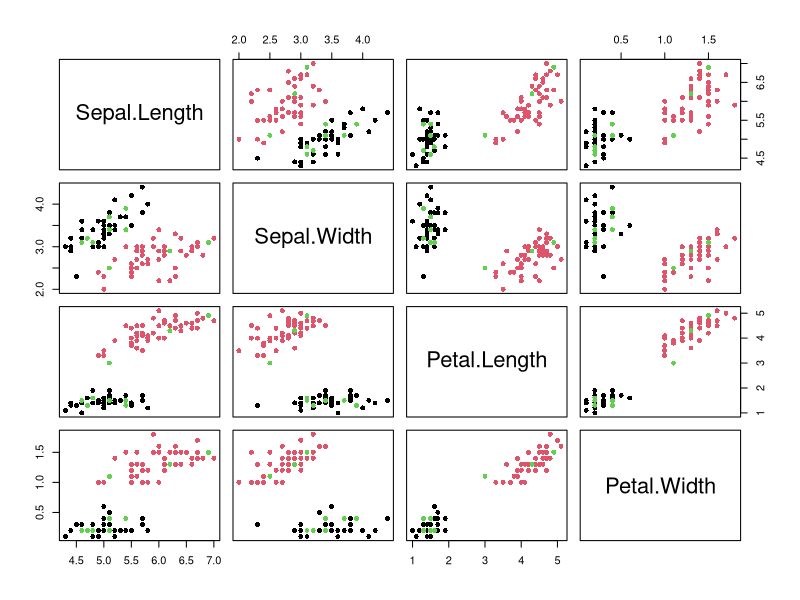

The R source for this figure:
# Lecture #20 tutorial
setwd("~/Dropbox/Main/Courses/GE516/Tutorials")

# LDA for classification

# Two class iris problem from last day
iris2 <- subset(iris,iris[,5]!="virginica")               # new dataframe w/o virginica

# Hold out 10 cases that we are going to use LDA to classify
smpl <- sample(1:100,10)                                  # row index for ten random samples
iris2.test <- iris2[smpl,]                                # data to "test" LDF classification
iris2.train <- iris2[-smpl,]                              # data to estimate LDF
dim(iris2.test)

plot(rbind(iris2.train[,1:4],iris2.test[,1:4]),pch=16, # plot data, showing points to be classified!
     col=c(as.numeric(iris2.train[,5]),rep(3,10)))            

# estimate LDF - just like last day
set <- as.matrix(subset(iris2.train[,1:4],iris2.train[,5]=="setosa"))      # break out setosa data
set.bar <- colMeans(set)
vers <- as.matrix(subset(iris2.train[,1:4],iris2.train[,5]=="versicolor")) # break out versicolor
vers.bar <- colMeans(vers)

# first get pooled covariance across groups
n1 <- dim(set)[1]                                         # number of rows in each species
n2 <- dim(vers)[1]
W1 <- matrix(0,dim(set)[2],dim(set)[2])                   # initialize covariance matrices for each group
W2 <- W1
for (i in 1:n1) {                                      # W matrix for group 1
  delta <- matrix(set[i,]-set.bar,ncol=1)
  W1 <- W1+(delta)%*%t(delta)
}
for (i in 1:n2) {                                      # W matrix for group 2
  delta <- matrix(vers[i,]-vers.bar,ncol=1)
  W2 <- W2+(delta)%*%t(delta)
}
Spl <- (1/(n1+n2-2))*(W1+W2)                              # pooled covariance matrix

# now estimate coefs for LDF
lin.coefs <- solve(Spl)%*%(set.bar-vers.bar)              # compute coeficients for discriminant function
lin.coefs                                              # take a look at result
 
# compute z-values for each group from known data, and for unknown cases
z1 <- set%*%lin.coefs                                                                # z values for setosa
z2 <- vers%*%lin.coefs                                                               # z values for versicolor
z.unknown <- as.matrix(iris2.test[,1:4])%*%lin.coefs                                 # z values for test group
compare.df <- data.frame(z.unknown,rep(mean(z1),10),rep(mean(z2),10),iris2[smpl,5])  # compare results in a single data frame
colnames(compare.df) <- c("z","zbar.setosa","zbar.versicolor","Species")             # add colnames
compare.df                                                                        # take a look

